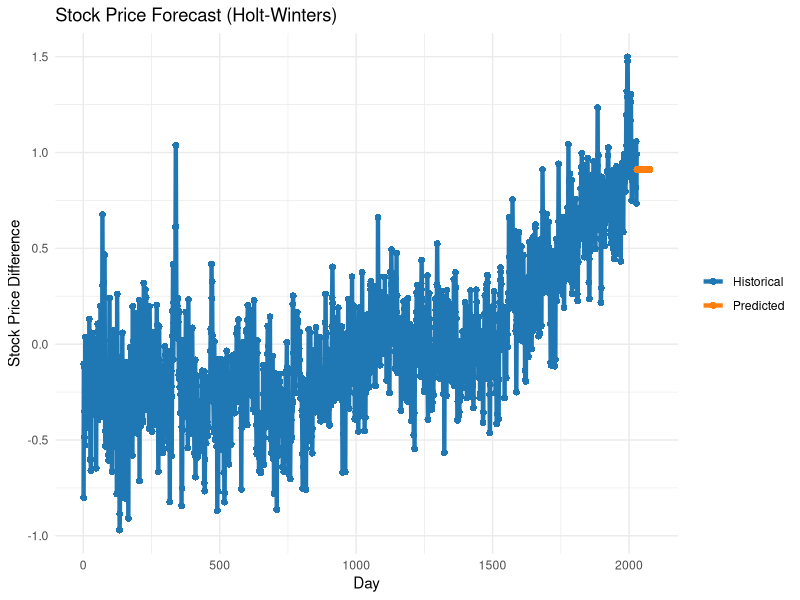

The R script that drew this image:
# Install and load necessary libraries
install.packages("forecast")
install.packages("ggplot2")
library(forecast)
library(ggplot2)

# Load data
Kaggle <- read.csv("train.csv")

# Ensure 'Day' is numeric
Kaggle$Day <- as.numeric(Kaggle$Day)

# Convert 'Difference' into a time-series object
ts_data <- ts(Kaggle$Difference, frequency = 1)  # Assuming daily stock price changes

# Fit Holt-Winters model
hw_model <- HoltWinters(ts_data, beta = FALSE, gamma = FALSE)

# Forecast the next 49 days
future_predictions <- forecast(hw_model, h = 49)

# Create a dataframe for predicted values
predicted_data <- data.frame(
  Day = seq(max(Kaggle$Day) + 1, max(Kaggle$Day) + 49, by = 1),
  Difference = as.numeric(future_predictions$mean)
)

# Combine historical and predicted data
historical_data <- Kaggle[, c("Day", "Difference")]
colnames(predicted_data) <- colnames(historical_data)
combined_data <- rbind(historical_data, predicted_data)

# Label historical and predicted data
combined_data$type <- c(rep("Historical", nrow(historical_data)), rep("Predicted", nrow(predicted_data)))

# Plot results
ggplot(combined_data, aes(x = Day, y = Difference, color = type)) +
  geom_line(size = 1.5) +  
  geom_point(size = 2, shape = 16) +  
  labs(title = "Stock Price Forecast (Holt-Winters)",
       x = "Day", y = "Stock Price Difference") +
  scale_color_manual(values = c("Historical" = "#1f77b4", "Predicted" = "#ff7f0e")) +  
  theme_minimal() +
  theme(legend.title = element_blank())  

# Save predictions
write.csv(combined_data, "kaggle_stock_predictions_holt_winters.csv", row.names = FALSE)
write.csv(predicted_data, "kaggle_holt_winters_predictions.csv", row.names = FALSE)
